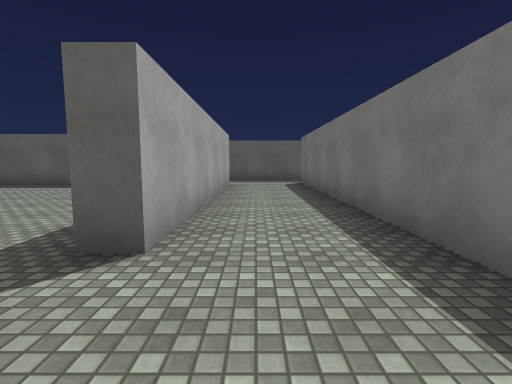
view 1 (above)

24 first-person views from a walk through a scene from a Unity 3-D project. The camera is 1.3 m above the floor, tilts 6° down and sees 85° across. The floor is counted in squares, 2 m on a side. Each view is taken from the middle of a square. On the plan, view 1 faces up. The plan holds only what a view shows up to about 9 squares ahead; the rest is blank. The place goes on beyond the plan. The player is left out. Door leaves are left out, so doorways stand open. Surface patterns are stand-ins for the level's own textures.

view 2
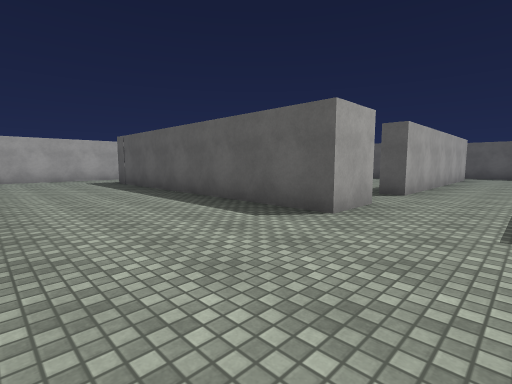

view 3
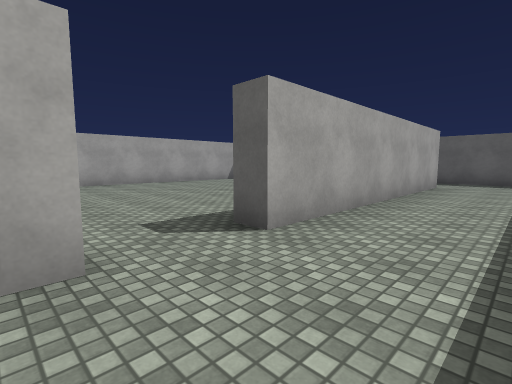

view 4
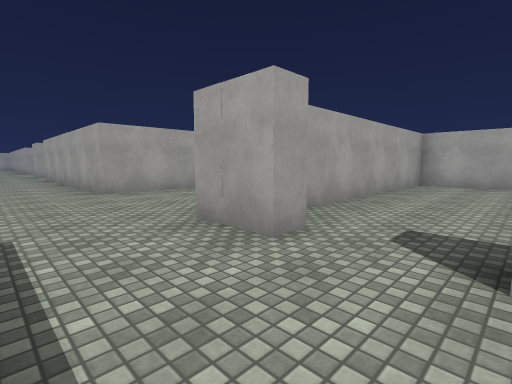

view 5
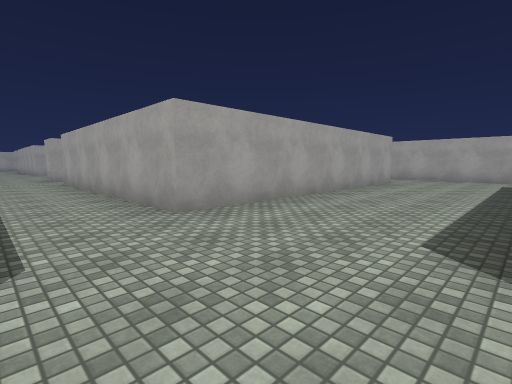

view 6
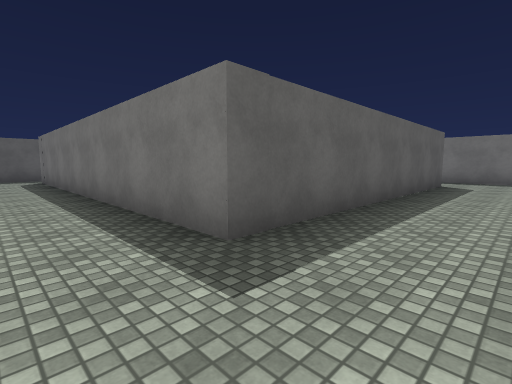

view 7
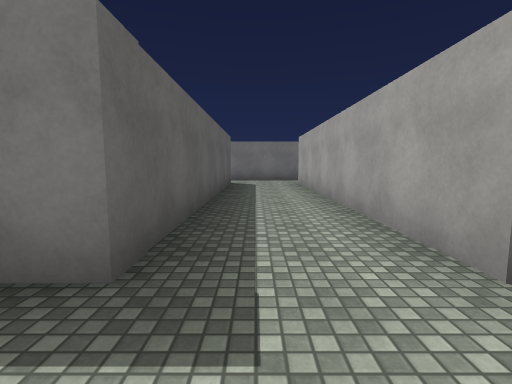

view 8
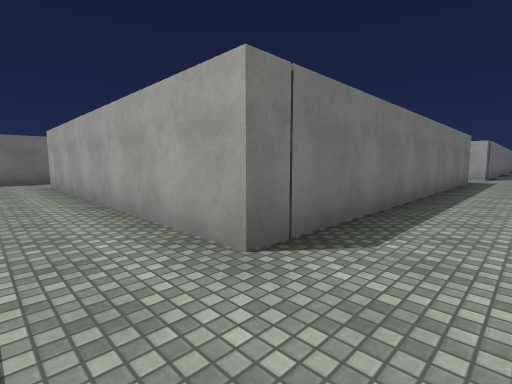

view 9
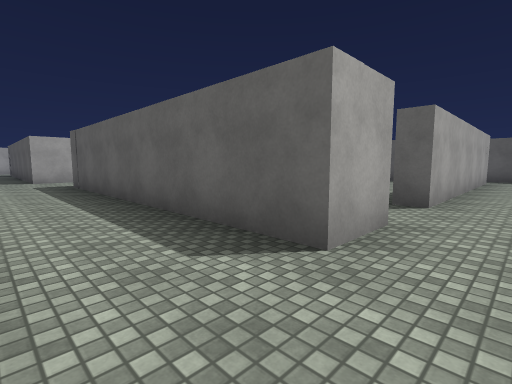

view 10
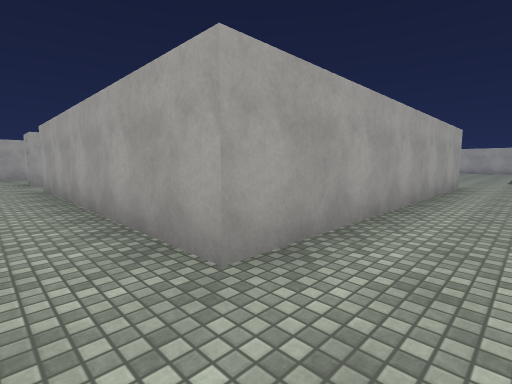

view 11
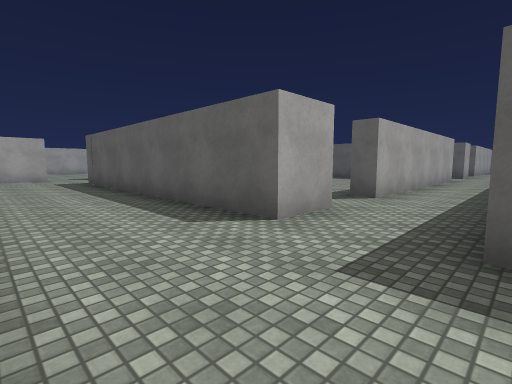

view 12
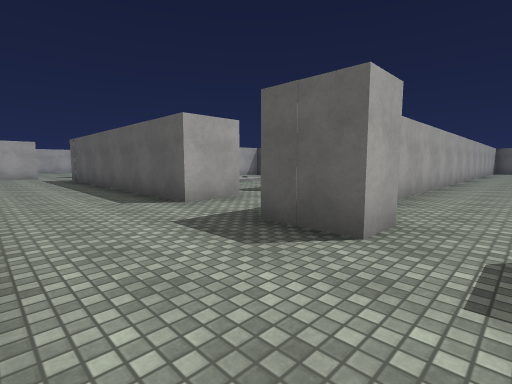

view 13
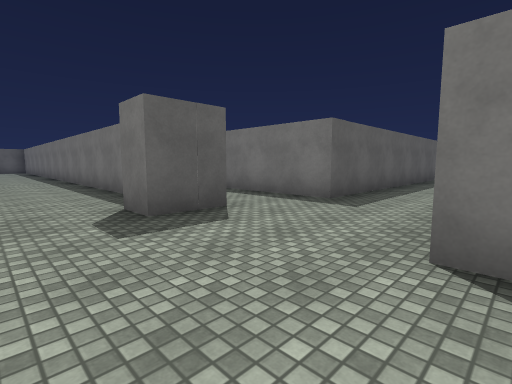

view 14
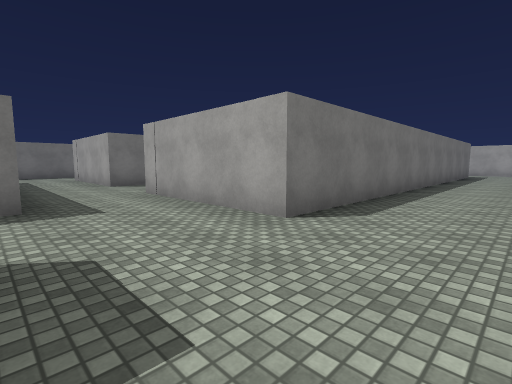

view 15
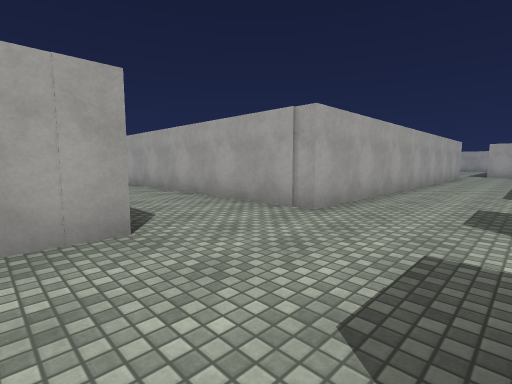

view 16
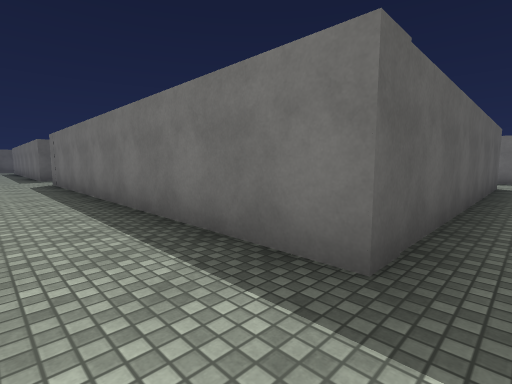

view 17
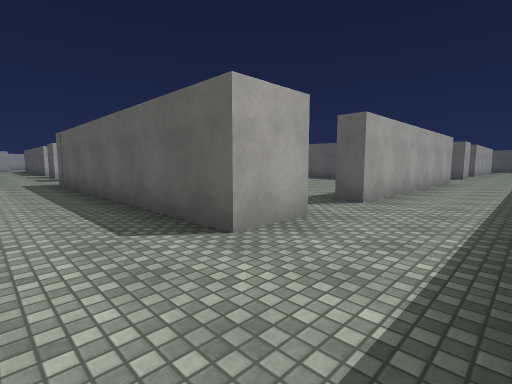

view 18
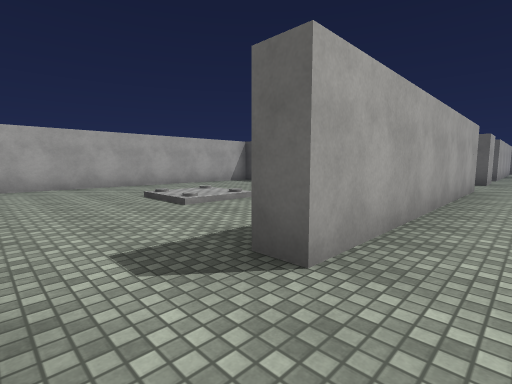

view 19
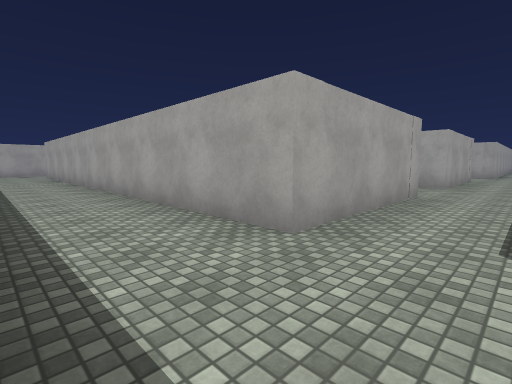

view 20
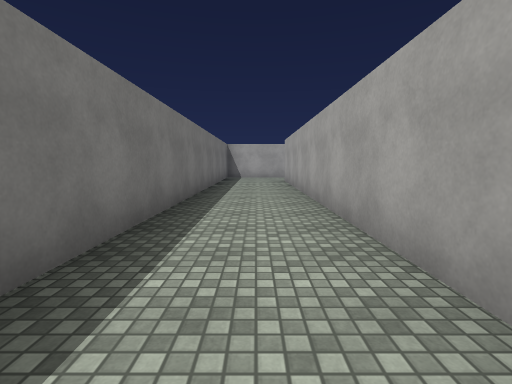

view 21
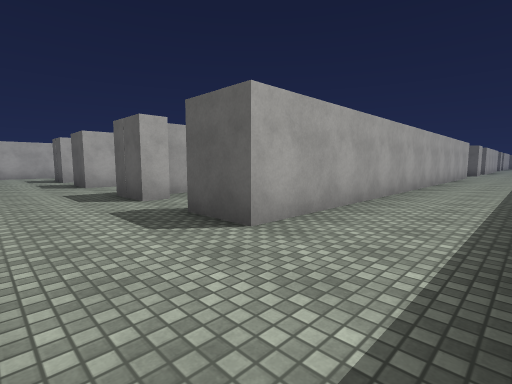

view 22
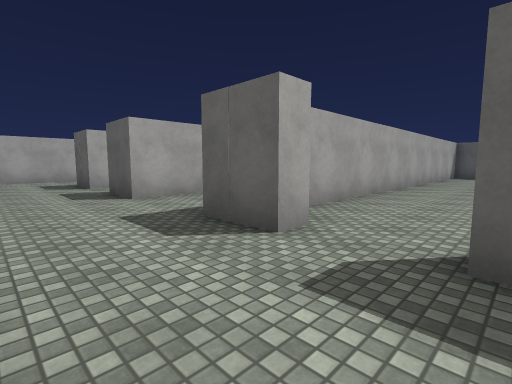

view 23
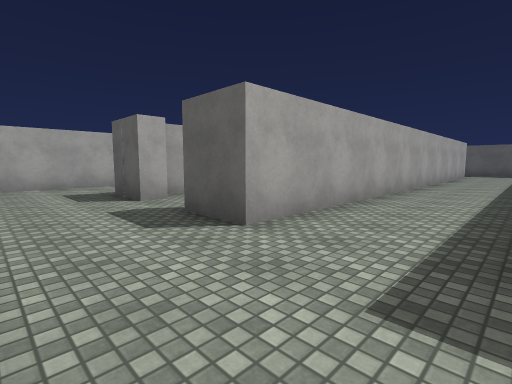

view 24
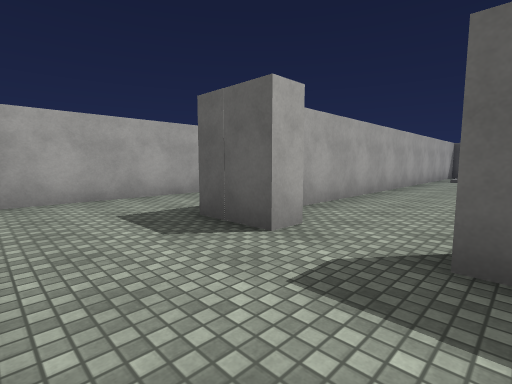

### Floor plan
Key: @ floor where view 1 was taken; # wall or solid block; . floor; / step, stairs or slope; D open door.
Columns run from 11 left of view 1 to 27 right of it. Each row starts with its distance up from view 1.
 11           ###
 10           ...
  9           ...#      #
  8     ###   #..#      #
  7      ..   #..#      #.
  6      ...  #..#      #.
  5     ..... #..#      #.
  4    #......#..#     .#.
  3    #......#..#     .#.
  2    #......D..#      D.
  1    #......D..#      D.             D
  0    #.....##@.########.#            #
 -1   .#######............#            #
 -2 #.....................#.           ..
 -3 #............########.#..  .#      #.
 -4   ...........#      #.#..#..#      #.
 -5    ########..#      #.#..#..#..    #..
 -6           #..#      #.#..#..#....  #..
 -7           #..#      #.#..#..#.. .. #..
 -8           #..#    ..#.#..#..#.. /..#..
 -9           #..#    ..D.#..#..#......#..
-10           #..#     .D.#..#..#......D..
-11           D..########.#DD#..#......D..
-12           D.............D...########..#
-13           #...........................
-14              .........................
-15                ########..#####.#####..
-16                       #..#     #   #..
-17                       #..#         #..
-18                       #..#   #.    #..#
-19                       #..#.  #.#.. #..#
-20                       #..#.  #.#.. #..#
-21                       #..#.. #.#.. #..#
-22                         .#.. #.#.. #..#
-23                         .#.. #.#.. #..#
-24                         .#.. #.#.. #..#
-25                       #  #.. #.#...#..#
-26                       #..#...#.#...#..#
-27                       #..##D##.##D##..
-28                       #...............
-29                       #...............

Where each view was taken, in squares from view 1:
view 1: 0 up, 0 right, facing up
view 2: 4 down, 1 right, facing up-left
view 3: 0 up, 1 right, facing up-left
view 4: 2 up, 1 right, facing down-left
view 5: 1 down, 1 right, facing down-left
view 6: 2 down, 0 right, facing up-right
view 7: 1 down, 0 right, facing right
view 8: 1 down, 0 right, facing down-right
view 9: 2 down, 10 right, facing up-left
view 10: 1 down, 10 right, facing down-left
view 11: 14 down, 11 right, facing up-left
view 12: 14 down, 13 right, facing up-left
view 13: 15 down, 12 right, facing up-right
view 14: 12 down, 12 right, facing down-right
view 15: 12 down, 15 right, facing down-left
view 16: 13 down, 15 right, facing up-right
view 17: 14 down, 26 right, facing up-left
view 18: 11 down, 25 right, facing up-left
view 19: 13 down, 26 right, facing down-left
view 20: 17 down, 25 right, facing down
view 21: 29 down, 26 right, facing up-left
view 22: 29 down, 23 right, facing up-left
view 23: 29 down, 20 right, facing up-left
view 24: 29 down, 17 right, facing up-left
